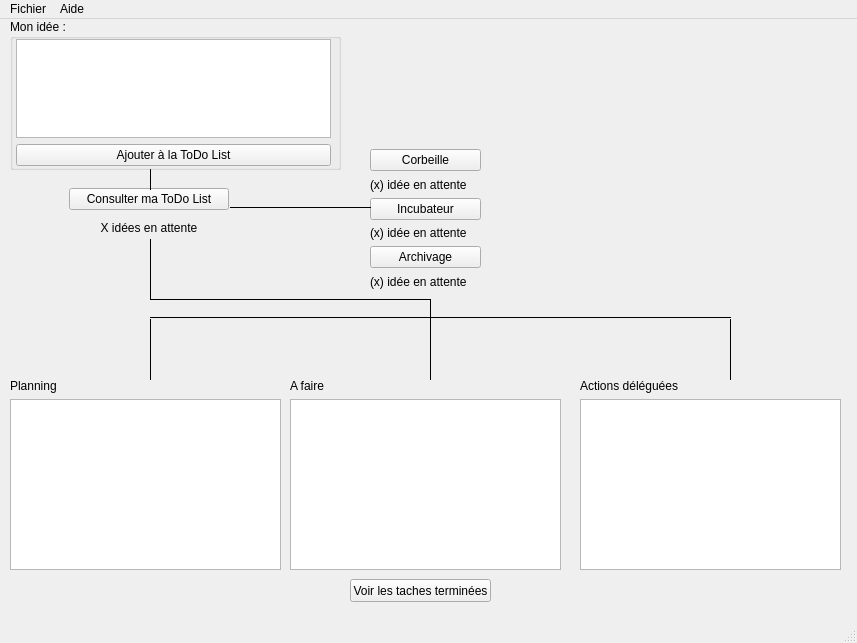
<?xml version="1.0" encoding="UTF-8"?>
<ui version="4.0">
 <class>WindowPrincipale</class>
 <widget class="QMainWindow" name="WindowPrincipale">
  <property name="geometry">
   <rect>
    <x>0</x>
    <y>0</y>
    <width>857</width>
    <height>643</height>
   </rect>
  </property>
  <property name="windowTitle">
   <string>Getting things done</string>
  </property>
  <widget class="QWidget" name="centralwidget">
   <widget class="QWidget" name="verticalLayoutWidget">
    <property name="geometry">
     <rect>
      <x>69</x>
      <y>169</y>
      <width>160</width>
      <height>51</height>
     </rect>
    </property>
    <layout class="QVBoxLayout" name="layoutToDoList">
     <item>
      <widget class="QPushButton" name="buttonConsulterToDoList">
       <property name="text">
        <string>Consulter ma ToDo List</string>
       </property>
      </widget>
     </item>
     <item>
      <widget class="QLabel" name="labelCompteurIdeeTodo">
       <property name="text">
        <string>X idées en attente</string>
       </property>
       <property name="alignment">
        <set>Qt::AlignCenter</set>
       </property>
      </widget>
     </item>
    </layout>
   </widget>
   <widget class="QWidget" name="verticalLayoutWidget_2">
    <property name="geometry">
     <rect>
      <x>370</x>
      <y>130</y>
      <width>111</width>
      <height>140</height>
     </rect>
    </property>
    <layout class="QVBoxLayout" name="layoutEtatNonAction">
     <property name="sizeConstraint">
      <enum>QLayout::SetMaximumSize</enum>
     </property>
     <item>
      <widget class="QPushButton" name="buttonCorbeille">
       <property name="autoFillBackground">
        <bool>false</bool>
       </property>
       <property name="text">
        <string>Corbeille</string>
       </property>
       <property name="checkable">
        <bool>false</bool>
       </property>
       <property name="flat">
        <bool>false</bool>
       </property>
      </widget>
     </item>
     <item>
      <widget class="QLabel" name="labelIdeeAttenteCorbeille">
       <property name="text">
        <string>(x) idée en attente</string>
       </property>
      </widget>
     </item>
     <item>
      <widget class="QPushButton" name="buttonEnattente">
       <property name="enabled">
        <bool>true</bool>
       </property>
       <property name="text">
        <string>Incubateur</string>
       </property>
      </widget>
     </item>
     <item>
      <widget class="QLabel" name="labelIdeeAttenteIncuabateur">
       <property name="text">
        <string>(x) idée en attente</string>
       </property>
      </widget>
     </item>
     <item>
      <widget class="QPushButton" name="buttonArchive">
       <property name="text">
        <string>Archivage</string>
       </property>
      </widget>
     </item>
     <item>
      <widget class="QLabel" name="labelIdeeAttenteArchivage">
       <property name="text">
        <string>(x) idée en attente</string>
       </property>
      </widget>
     </item>
    </layout>
   </widget>
   <widget class="QWidget" name="verticalLayoutWidget_3">
    <property name="geometry">
     <rect>
      <x>580</x>
      <y>360</y>
      <width>261</width>
      <height>191</height>
     </rect>
    </property>
    <layout class="QVBoxLayout" name="layoutDelegue">
     <item>
      <widget class="QLabel" name="labelDelegue">
       <property name="text">
        <string>Actions déléguées</string>
       </property>
      </widget>
     </item>
     <item>
      <widget class="QColumnView" name="columnDelegue"/>
     </item>
    </layout>
   </widget>
   <widget class="QWidget" name="verticalLayoutWidget_4">
    <property name="geometry">
     <rect>
      <x>290</x>
      <y>360</y>
      <width>271</width>
      <height>191</height>
     </rect>
    </property>
    <layout class="QVBoxLayout" name="layoutAFaire">
     <item>
      <widget class="QLabel" name="labelAFaire">
       <property name="text">
        <string>A faire</string>
       </property>
      </widget>
     </item>
     <item>
      <widget class="QColumnView" name="columnAFaire"/>
     </item>
    </layout>
   </widget>
   <widget class="QWidget" name="verticalLayoutWidget_5">
    <property name="geometry">
     <rect>
      <x>10</x>
      <y>360</y>
      <width>271</width>
      <height>191</height>
     </rect>
    </property>
    <layout class="QVBoxLayout" name="layoutPlanning">
     <item>
      <widget class="QLabel" name="labelPlanning">
       <property name="text">
        <string>Planning</string>
       </property>
      </widget>
     </item>
     <item>
      <widget class="QColumnView" name="columnPlanning"/>
     </item>
    </layout>
   </widget>
   <widget class="Line" name="line1">
    <property name="geometry">
     <rect>
      <x>140</x>
      <y>150</y>
      <width>20</width>
      <height>21</height>
     </rect>
    </property>
    <property name="frameShadow">
     <enum>QFrame::Plain</enum>
    </property>
    <property name="orientation">
     <enum>Qt::Vertical</enum>
    </property>
   </widget>
   <widget class="Line" name="line2">
    <property name="geometry">
     <rect>
      <x>230</x>
      <y>180</y>
      <width>141</width>
      <height>16</height>
     </rect>
    </property>
    <property name="frameShadow">
     <enum>QFrame::Plain</enum>
    </property>
    <property name="orientation">
     <enum>Qt::Horizontal</enum>
    </property>
   </widget>
   <widget class="Line" name="line6">
    <property name="geometry">
     <rect>
      <x>140</x>
      <y>300</y>
      <width>20</width>
      <height>61</height>
     </rect>
    </property>
    <property name="frameShadow">
     <enum>QFrame::Plain</enum>
    </property>
    <property name="orientation">
     <enum>Qt::Vertical</enum>
    </property>
   </widget>
   <widget class="Line" name="line7">
    <property name="geometry">
     <rect>
      <x>420</x>
      <y>280</y>
      <width>20</width>
      <height>81</height>
     </rect>
    </property>
    <property name="frameShadow">
     <enum>QFrame::Plain</enum>
    </property>
    <property name="orientation">
     <enum>Qt::Vertical</enum>
    </property>
   </widget>
   <widget class="Line" name="line8">
    <property name="geometry">
     <rect>
      <x>720</x>
      <y>300</y>
      <width>20</width>
      <height>61</height>
     </rect>
    </property>
    <property name="frameShadow">
     <enum>QFrame::Plain</enum>
    </property>
    <property name="orientation">
     <enum>Qt::Vertical</enum>
    </property>
   </widget>
   <widget class="Line" name="line2_2">
    <property name="geometry">
     <rect>
      <x>140</x>
      <y>220</y>
      <width>20</width>
      <height>61</height>
     </rect>
    </property>
    <property name="frameShadow">
     <enum>QFrame::Plain</enum>
    </property>
    <property name="orientation">
     <enum>Qt::Vertical</enum>
    </property>
   </widget>
   <widget class="Line" name="line5">
    <property name="geometry">
     <rect>
      <x>150</x>
      <y>290</y>
      <width>581</width>
      <height>16</height>
     </rect>
    </property>
    <property name="frameShadow">
     <enum>QFrame::Plain</enum>
    </property>
    <property name="orientation">
     <enum>Qt::Horizontal</enum>
    </property>
   </widget>
   <widget class="Line" name="line4">
    <property name="geometry">
     <rect>
      <x>150</x>
      <y>270</y>
      <width>281</width>
      <height>20</height>
     </rect>
    </property>
    <property name="frameShadow">
     <enum>QFrame::Plain</enum>
    </property>
    <property name="orientation">
     <enum>Qt::Horizontal</enum>
    </property>
   </widget>
   <widget class="QGroupBox" name="groupIdee">
    <property name="geometry">
     <rect>
      <x>10</x>
      <y>0</y>
      <width>331</width>
      <height>151</height>
     </rect>
    </property>
    <property name="title">
     <string>Mon idée :</string>
    </property>
    <widget class="QWidget" name="formLayoutWidget">
     <property name="geometry">
      <rect>
       <x>0</x>
       <y>20</y>
       <width>321</width>
       <height>127</height>
      </rect>
     </property>
     <layout class="QFormLayout" name="layoutNouvelleIdee">
      <property name="labelAlignment">
       <set>Qt::AlignLeading|Qt::AlignLeft|Qt::AlignVCenter</set>
      </property>
      <property name="formAlignment">
       <set>Qt::AlignLeading|Qt::AlignLeft|Qt::AlignVCenter</set>
      </property>
      <item row="1" column="1">
       <widget class="QPlainTextEdit" name="TextIdee"/>
      </item>
      <item row="2" column="1">
       <widget class="QPushButton" name="buttonAjouterToDoList">
        <property name="text">
         <string>Ajouter à la ToDo List</string>
        </property>
       </widget>
      </item>
     </layout>
    </widget>
   </widget>
   <widget class="QPushButton" name="buttonTacehFini">
    <property name="geometry">
     <rect>
      <x>350</x>
      <y>560</y>
      <width>141</width>
      <height>23</height>
     </rect>
    </property>
    <property name="text">
     <string>Voir les taches terminées</string>
    </property>
   </widget>
  </widget>
  <widget class="QMenuBar" name="menubar">
   <property name="geometry">
    <rect>
     <x>0</x>
     <y>0</y>
     <width>857</width>
     <height>21</height>
    </rect>
   </property>
   <widget class="QMenu" name="menuFichier">
    <property name="title">
     <string>Fichier</string>
    </property>
    <addaction name="actionQuitter"/>
   </widget>
   <widget class="QMenu" name="menuAide">
    <property name="title">
     <string>Aide</string>
    </property>
    <addaction name="actionA_propos_de"/>
   </widget>
   <addaction name="menuFichier"/>
   <addaction name="menuAide"/>
  </widget>
  <widget class="QStatusBar" name="statusbar"/>
  <action name="actionQuitter">
   <property name="text">
    <string>Quitter</string>
   </property>
  </action>
  <action name="actionA_propos_de">
   <property name="text">
    <string>A propos de...</string>
   </property>
  </action>
 </widget>
 <resources/>
 <connections/>
</ui>
